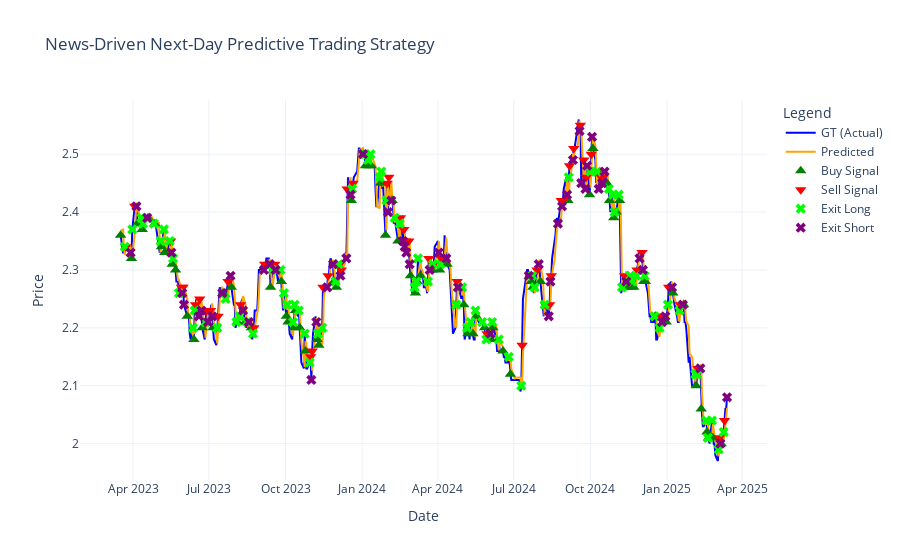

This figure's notebook cell:
### Code cell
import plotly.graph_objects as go

# Extract series
dates = merged_df.index
gt = merged_df['GT']
predict = merged_df['Predict']

# Separate long/short entries & exits from the trade log
entry_long = trade_log_df[trade_log_df['Action'].str.contains("Enter Long")]
entry_short = trade_log_df[trade_log_df['Action'].str.contains("Enter Short")]
exit_long = trade_log_df[trade_log_df['Action'].str.contains("Exit Long")]
exit_short = trade_log_df[trade_log_df['Action'].str.contains("Exit Short")]

# Create the interactive plot
fig = go.Figure()

# Ground truth price line
fig.add_trace(go.Scatter(x=dates, y=gt, mode='lines', name='GT (Actual)', line=dict(color='blue')))

# Predicted price line
fig.add_trace(go.Scatter(x=dates, y=predict, mode='lines', name='Predicted', line=dict(color='orange')))

# Entry Long signals
fig.add_trace(go.Scatter(
    x=entry_long['Date'], y=entry_long['Price'],
    mode='markers',
    name='Buy Signal',
    marker=dict(symbol='triangle-up', size=10, color='green')
))

# Entry Short signals
fig.add_trace(go.Scatter(
    x=entry_short['Date'], y=entry_short['Price'],
    mode='markers',
    name='Sell Signal',
    marker=dict(symbol='triangle-down', size=10, color='red')
))

# Exit Long signals
fig.add_trace(go.Scatter(
    x=exit_long['Date'], y=exit_long['Price'],
    mode='markers',
    name='Exit Long',
    marker=dict(symbol='x', size=9, color='lime')
))

# Exit Short signals
fig.add_trace(go.Scatter(
    x=exit_short['Date'], y=exit_short['Price'],
    mode='markers',
    name='Exit Short',
    marker=dict(symbol='x', size=9, color='purple')
))

# Layout settings
fig.update_layout(
    title='News-Driven Next-Day Predictive Trading Strategy',
    xaxis_title='Date',
    yaxis_title='Price',
    legend_title='Legend',
    template='plotly_white',
    hovermode='closest'
)

fig.show()
